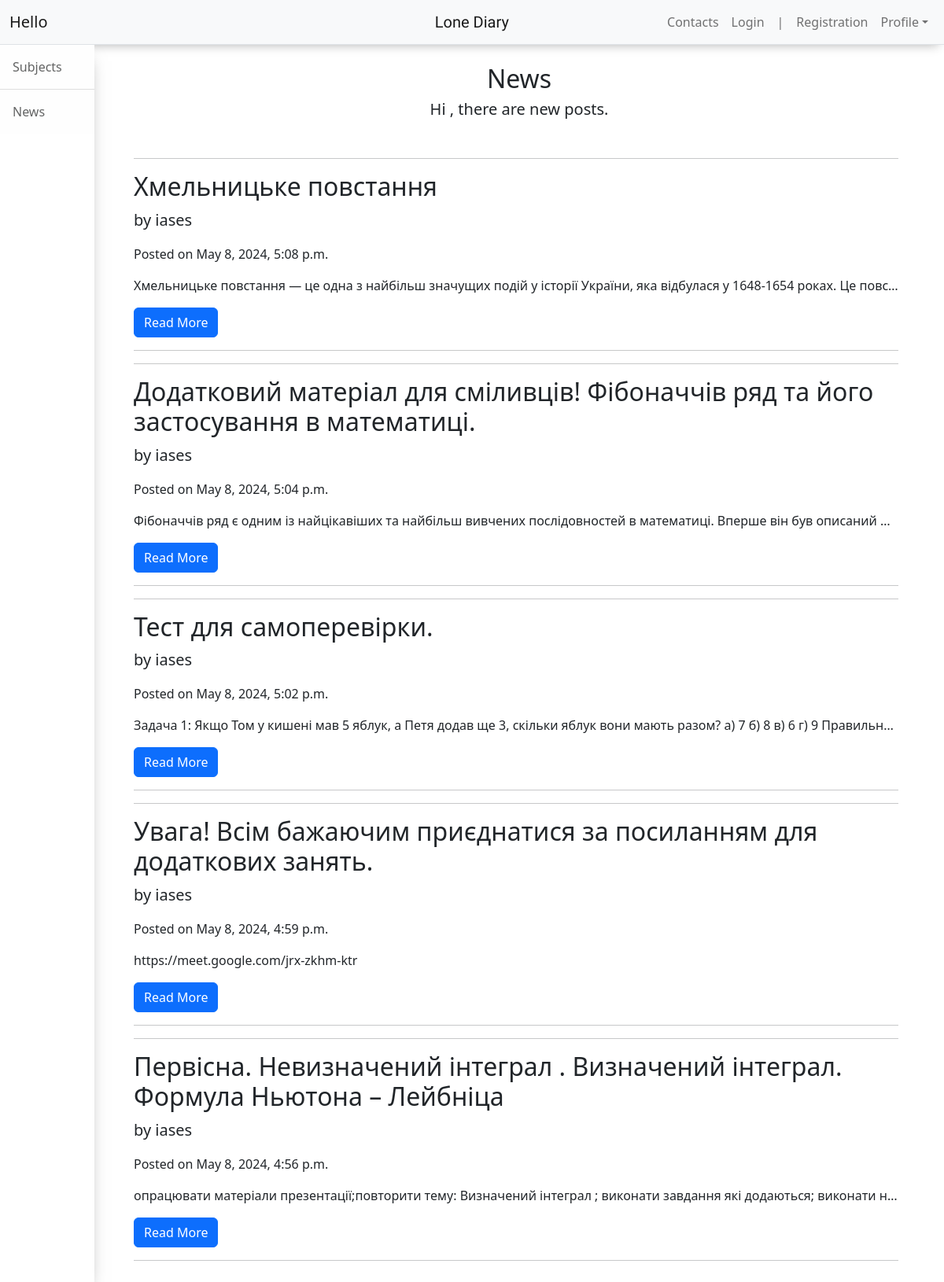
Page /news on the committed database.
### mainsite/models.py (models this page shows, shortened)
class Lesson(models.Model):
    course = models.ForeignKey(Course, on_delete=models.CASCADE, verbose_name="Курс", null=True)
    title = models.CharField(max_length=90, verbose_name="Заголовок")
    content = models.TextField(verbose_name="Опис")
    published_date = models.DateTimeField(auto_created=True, verbose_name="Дата")
    category = models.ForeignKey(Category, on_delete=models.CASCADE, verbose_name="Категорія")
    user = models.ForeignKey(settings.AUTH_USER_MODEL, on_delete=models.CASCADE, verbose_name="Автор")
    class Meta:
        verbose_name = "Урок"
        verbose_name_plural = "Уроки"

### mainsite/views.py (the view)
# urls.py: path('news', views.news, name='news'),
def news(request):
    posts = Lesson.objects.all().order_by("-published_date")
    context = {
        'posts': posts,
    }
    return render(request, 'mainsite/news.html', context)

### templates/mainsite/news.html (shortened to what this page needs)
{% extends 'mainsite/base.html' %}
{% block content %}
<div class="main" style="display: flex;">
    {% include 'mainsite/includes/sidebar_pupil.html' %}
    <div class="content" style="width: 90%; display: block;">
        <br>
        <h2 align="center">News</h2>
        <h5 align="center">Hi {{ user.username }}, there are new posts.</h5>
        <div style="width: 90%; display: block; margin: 50px;">
            {% for post in posts %}
                <hr>
                <h2>{{post.title}}</h2>
                <p class="lead">by {{post.user}}</p>
                <p> Posted on {{ post.published_date }}</p>
                <p style="overflow: hidden; max-width: 185ch; white-space: nowrap; text-overflow: ellipsis;">{{ post.content }}</p>
                <a class="btn btn-primary" href="{% url 'post' title=post.title %}">Read More
                </a>
                <hr>
            {% endfor %}
        </div>
    </div>
</div>
{% endblock %}

### rows in the picture
Lesson: title "Хмельницьке повстання", user "iases", published_date "May 8, 2024, 5:08 p.m.", content "Хмельницьке повстання — це одна з найбільш значущих подій у історії України, яка відбулася у 1648-1654 роках. Це повс…"
Lesson: title "Додатковий матеріал для сміливців! Фібоначчів ряд та його застосування в математиці.", user "iases", published_date "May 8, 2024, 5:04 p.m.", content "Фібоначчів ряд є одним із найцікавіших та найбільш вивчених послідовностей в математиці. Вперше він був описаний…"
Lesson: title "Тест для самоперевірки.", user "iases", published_date "May 8, 2024, 5:02 p.m.", content "Задача 1: Якщо Том у кишені мав 5 яблук, а Петя додав ще 3, скільки яблук вони мають разом? а) 7 б) 8 в) 6 г) 9 Правильн…"
Lesson: title "Увага! Всім бажаючим приєднатися за посиланням для додаткових занять.", user "iases", published_date "May 8, 2024, 4:59 p.m.", content "https://meet.google.com/jrx-zkhm-ktr"
Lesson: title "Первісна. Невизначений інтеграл . Визначений інтеграл. Формула Ньютона – Лейбніца", user "iases", published_date "May 8, 2024, 4:56 p.m.", content "опрацювати матеріали презентації;повторити тему: Визначений інтеграл ; виконати завдання які додаються; виконати н…"
